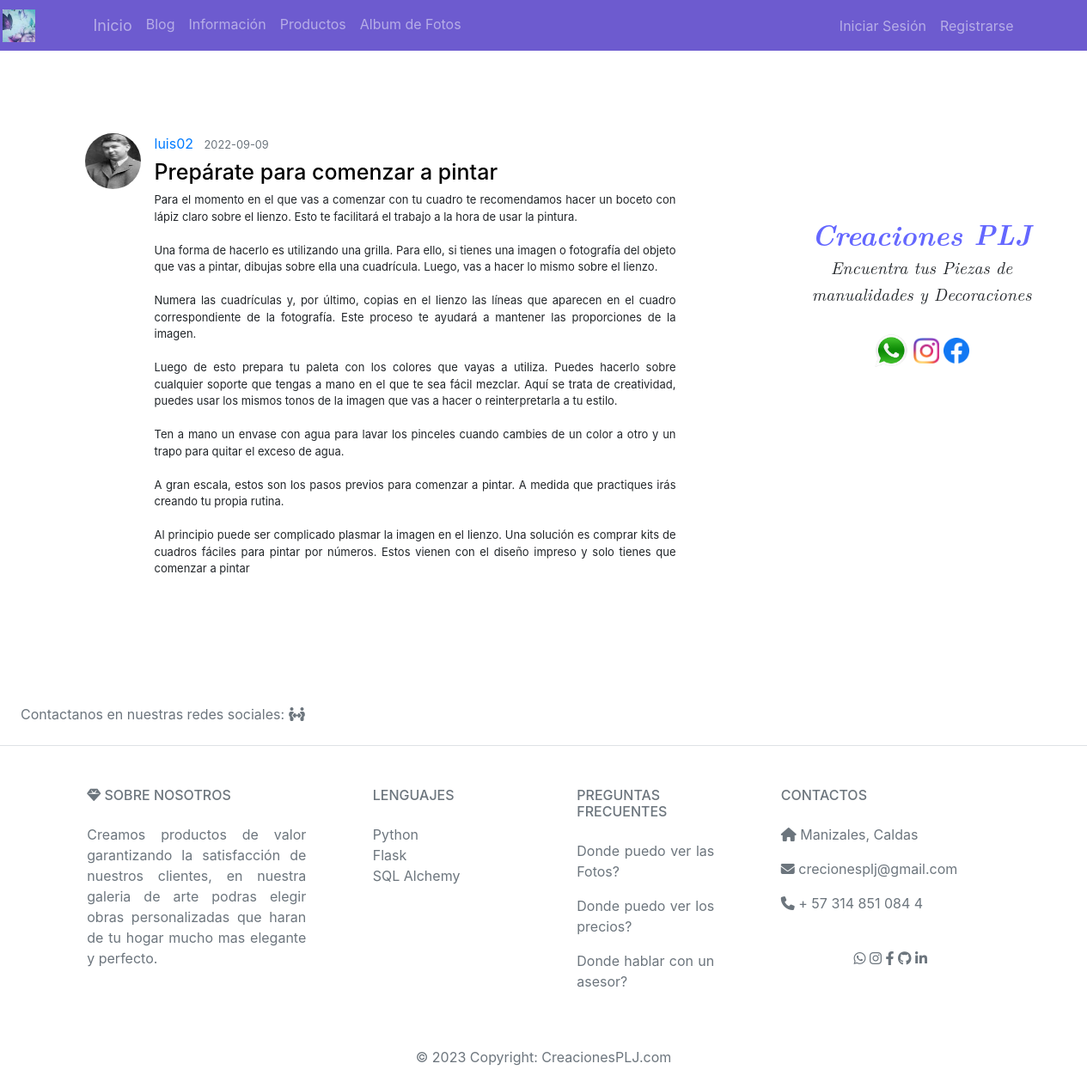
/post/10, run on the app's committed database.
### flaskblog/models.py (models this page shows, shortened)
class User(db.Model, UserMixin):
    id = db.Column(db.Integer, primary_key=True)
    username = db.Column(db.String(20), unique=True, nullable=False)
    email = db.Column(db.String(120), unique=True, nullable=False)
    image_file = db.Column(db.String(20), nullable=False, default='default.jpg')
    password = db.Column(db.String(60), nullable=False)
    posts = db.relationship('Post', backref='author', lazy=True)

class Post(db.Model):
    id = db.Column(db.Integer, primary_key=True)
    title = db.Column(db.String(100), nullable=False)
    date_posted = db.Column(db.DateTime, nullable=False, default=datetime.utcnow)
    content = db.Column(db.Text, nullable=False)
    user_id = db.Column(db.Integer, db.ForeignKey('user.id'), nullable=False)

### flaskblog/posts/routes.py (the view)
@posts.route("/post/<int:post_id>")
def post(post_id):
    post = Post.query.get_or_404(post_id)
    return render_template('post.html', title=post.title, post=post)

### flaskblog/templates/post.html (shortened to what this page needs)
{% extends "layout.html" %}
{% block content %}
<br></br>
<br></br>
  <article class="media content-section">
      <img class ="rounded-circle article-img" src="{{url_for('static', filename='profile_pics/' + post.author.image_file) }}">
      <div class="media-body">
          <div class="article-metadata">
          <a class="mr-2" href="{{ url_for('users.user_posts', username=post.author.username) }}">{{ post.author.username }}</a>
          <small class="text-muted">{{ post.date_posted.strftime('%Y-%m-%d') }}</small>
          </div>
          <h2 class="article-title">{{ post.title }}</h2>
          <p class="article-content">{{ post.content }}</p>
      </div>
  </article>
{% endblock content %}

### flaskblog/templates/css/style.css (style rules this page uses)
html,body,div,span,object,iframe,h1,h2,h3,h4,h5,h6,p,blockquote,pre,abbr,address,cite,code,del,dfn,em,img,ins,kbd,q,samp,small,strong,sub,sup,var,b,i,dl,dt,dd,ol,ul,li,fieldset,form,label,legend,table,caption,tbody,tfoot,thead,tr,th,td,article,aside,canvas,details,figcaption,figure,footer,header,hgroup,menu,nav,section,summary,time,mark,audio,video { margin:0;padding:0;border:0;outline:0;font-size:100%;vertical-align:baseline;background:transparent }
body { line-height:1 }
article,aside,details,figcaption,figure,footer,header,hgroup,menu,nav,section { display:block }
a { margin:0;padding:0;font-size:100%;vertical-align:baseline;background:transparent;text-decoration:none }
html,body { width:100%; height:100%; background:#111; }
html { -webkit-tap-highlight-color: rgba(0, 0, 0, 0); }
body { font:normal 75% Arial, Helvetica, sans-serif; }

### flaskblog/static/main.css (style rules this page uses)
body { background: rgb(250, 250, 250); }
h1, h2, h3, h4, h5, h6 { color: rgb(0, 0, 0); text-align: justify; }
p { text-align: justify; }
.text-muted { color: #000000; }
.content-section { background: #ffffff; padding: 10px 20px; border: 1px solid #ffffff; border-radius: 3px; }
.article-title { color: #000000; font-size: 25px; }
.article-content { white-space: pre-line; font-size: 13px; text-align: justify; }
.article-img { height: 65px; width: 65px; margin-right: 16px; }
.article-metadata { padding-bottom: 1px; margin-bottom: 4px; border-bottom: 1px solid #ffffff }

### data on the page
User: image_file (picture), author.username "luis02"
Post: date_posted "2022-09-09", title "Prepárate para comenzar a pintar", content "Para el momento en el que vas a comenzar con tu cuadro te recomendamos hacer un boceto con lápiz claro sobre el lienzo. Esto te facilitará el trabajo a la hora de usar la pintura. Una forma de hacerlo es utilizando una grilla. Para ello, si tienes una imagen o fotografía del objeto que vas a pintar, dibujas sobre ella una cuadrícula. Luego, vas a hacer lo mismo sobre el lienzo. Numera las cuadrículas y, por último, copias en el lienzo las líneas que aparecen en el cuadro correspondiente de la fotografía. Este proceso te ayudará a mantener las proporciones de la imagen. Luego de esto prepara tu paleta con los colores que vayas a utiliza. Puedes hacerlo sobre cualquier soporte que tengas a…"
